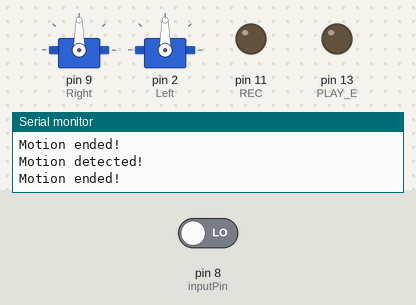
The sketch below on a simulated Arduino Uno, built with avr-gcc and run on an emulated ATmega328P. Parts: 2 × servo, output pins drawn as LEDs (lit = HIGH), the last lines printed to the serial monitor. Inputs (shaded band) come from the test bench; at power-on: pin 8 (inputPin) LOW.

Above: at 1.8 s.
1.9 s: pin 8 (inputPin) driven HIGH
At 2.9 s:
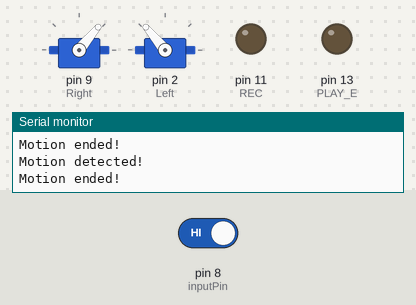
At 4.0 s:
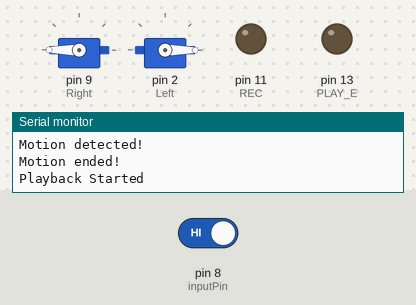
Timing chart, 0 to 10.5 s (numbered marks = the images above; inputs shaded):
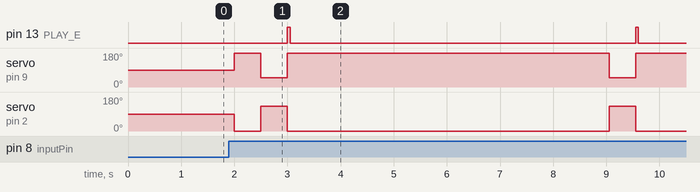

The sketch:

Bearmax.ino
```cpp
#define PLAY_E 13
#define REC 11
#define playTime 5000
#define recordTime 3000
#define servoPin 13
#define inputPin 8
#include <Servo.h>

Servo servoRight;
Servo servoLeft;
int Right = 9;
int Left = 2;
int angle = 0;
int pirState = LOW;
int val = 0;

void setup()
{
  pinMode(servoPin, OUTPUT);
  pinMode(inputPin, INPUT);
  pinMode(PLAY_E, OUTPUT);
  pinMode(REC,OUTPUT);
  servoRight.attach(Right);
  servoLeft.attach(Left);
  Serial.begin(9600);
}

void loop()
{
  val = digitalRead(inputPin);
  if (val == HIGH)
  {
    servoLeft.write(0);
    servoRight.write(180);
    delay(500);
    servoLeft.write(130);
    servoRight.write(50);
    delay(500);
    servoLeft.write(0);
    servoRight.write(180);

    digitalWrite(PLAY_E, HIGH);
    delay(50);
    digitalWrite(PLAY_E, LOW);
    Serial.println("Playback Started");
    delay(playTime);

  }

  if (pirState == LOW)
  {
    Serial.println("Motion detected!");
    pirState = HIGH;
  }
  else
  {
    digitalWrite(servoPin, LOW);
    if (pirState == HIGH)
    {
      Serial.println("Motion ended!");
      pirState = LOW;
    }
  }
  if(REC == 1)
  {
     digitalWrite(REC, HIGH);
     Serial.println("Recording started");
     delay(recordTime);
     digitalWrite(REC, LOW);
     Serial.println("Recording stopped");
  }
  delay(500);
}
```

Measured:
- after the input at 1.9 s, pin 13 (PLAY_E): alternates HIGH for 0.05 s and LOW for 6.5 s, starting after 1.1 s; servo on pin 9 (Right): goes 180° 0.50 s, 50° 0.50 s, 180° 6.1 s, 50° 0.50 s, then 180°, starting after 0.10 s; servo on pin 2 (Left): goes 0° 0.50 s, 130° 0.50 s, 0° 6.1 s, 130° 0.50 s, then 0°, starting after 0.10 s
